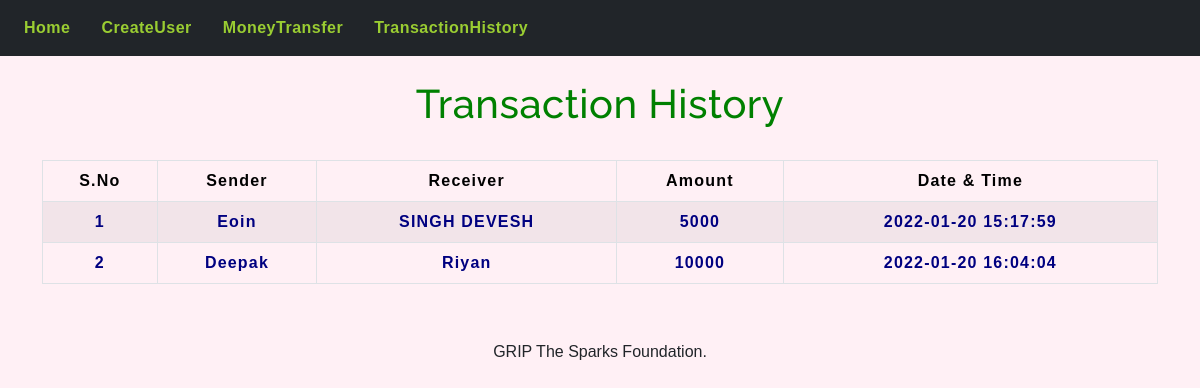
The page /transactionhistory.php on the database its author committed.
### tables this page shows
CREATE TABLE `transaction` (
  `sno` int(3) NOT NULL,
  `sender` text NOT NULL,
  `receiver` text NOT NULL,
  `balance` int(8) NOT NULL,
  `datetime` datetime NOT NULL DEFAULT current_timestamp()
);

### transactionhistory.php (the view, shortened to what this page needs)
<!DOCTYPE html>
<html lang="en">
<head>
    <link href="https://cdn.jsdelivr.net/npm/bootstrap@5.0.0-beta1/dist/css/bootstrap.min.css" rel="stylesheet">
    <link rel="stylesheet" href="css/table.css" type="text/css">
    <link rel="stylesheet" href="css/navbar.css" type="text/css">
</head>
<body style="background-color: #FFF0F5;">
    <?php
    include 'navbar.php';
    ?>
    <div class="container">
        <h2 class="text-center pt-4" style="color: green;">Transaction History</h2>
        <br>
        <div class="table-responsive-sm">
            <table class="table table-hover table-striped table-condensed table-bordered">
                <thead style="color: black;">
                    <tr>
                        <th class="text-center">S.No</S></th>
                        <th class="text-center">Sender</th>
                        <th class="text-center">Receiver</th>
                        <th class="text-center">Amount</th>
                        <th class="text-center">Date & Time</th>
                    </tr>
                </thead>
                <tbody>
                    <?php
                    include 'config.php';
                    $sql = "SELECT * FROM `transaction`";
                    $query = mysqli_query($conn, $sql);
                    while ($rows = mysqli_fetch_assoc($query)) {
                    ?>
                        <tr style="color: #000080;">
                            <td class="py-2"><b><?php echo $rows['sno']; ?></b></td>
                            <td class="py-2"><b><?php echo $rows['sender']; ?></b></td>
                            <td class="py-2"><b><?php echo $rows['receiver']; ?></b></td>
                            <td class="py-2"><b><?php echo $rows['balance']; ?></b></td>
                            <td class="py-2"><b><?php echo $rows['datetime']; ?></b></td>
                        </tr>
                    <?php
                    }
                    ?>
                </tbody>
            </table>
        </div>
    </div>
    <footer class="text-center mt-5 py-2">
        <p>GRIP The Sparks Foundation.</p>
    </footer>
</body>
</html>

### table.css (style rules this page uses)
* { padding: 0; margin: 0; box-sizing: border-box; font-family: sans-serif; }
h2 { font-size: 40px; }
table { letter-spacing: 1.2px; }
td { text-align: center; }

### navbar.css (style rules this page uses)
h2 { color: #990000; letter-spacing: 0.5px; font-family: raleway; }

### rows shown on the page
transaction: sno "1", sender "Eoin", receiver "SINGH DEVESH", balance "5000", datetime "2022-01-20 15:17:59"
transaction: sno "2", sender "Deepak", receiver "Riyan", balance "10000", datetime "2022-01-20 16:04:04"
